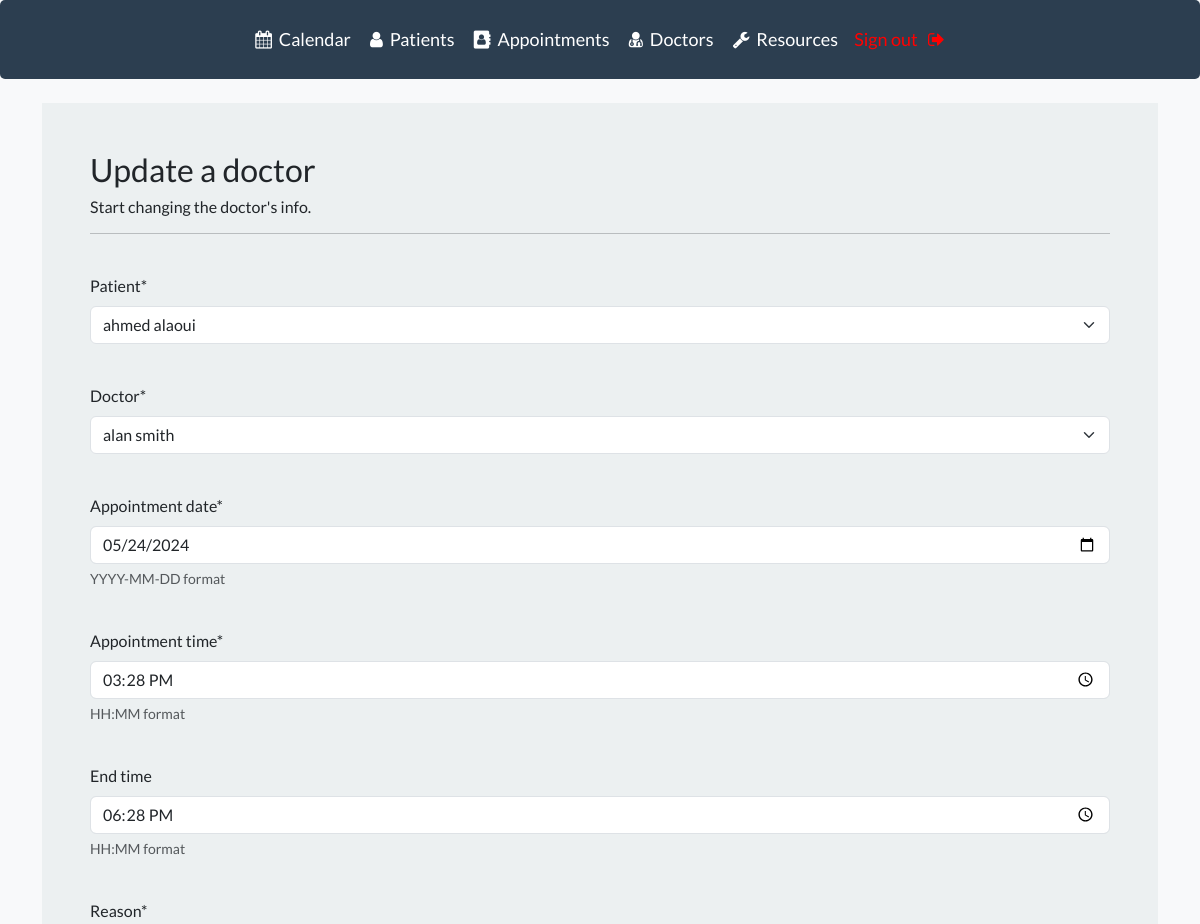
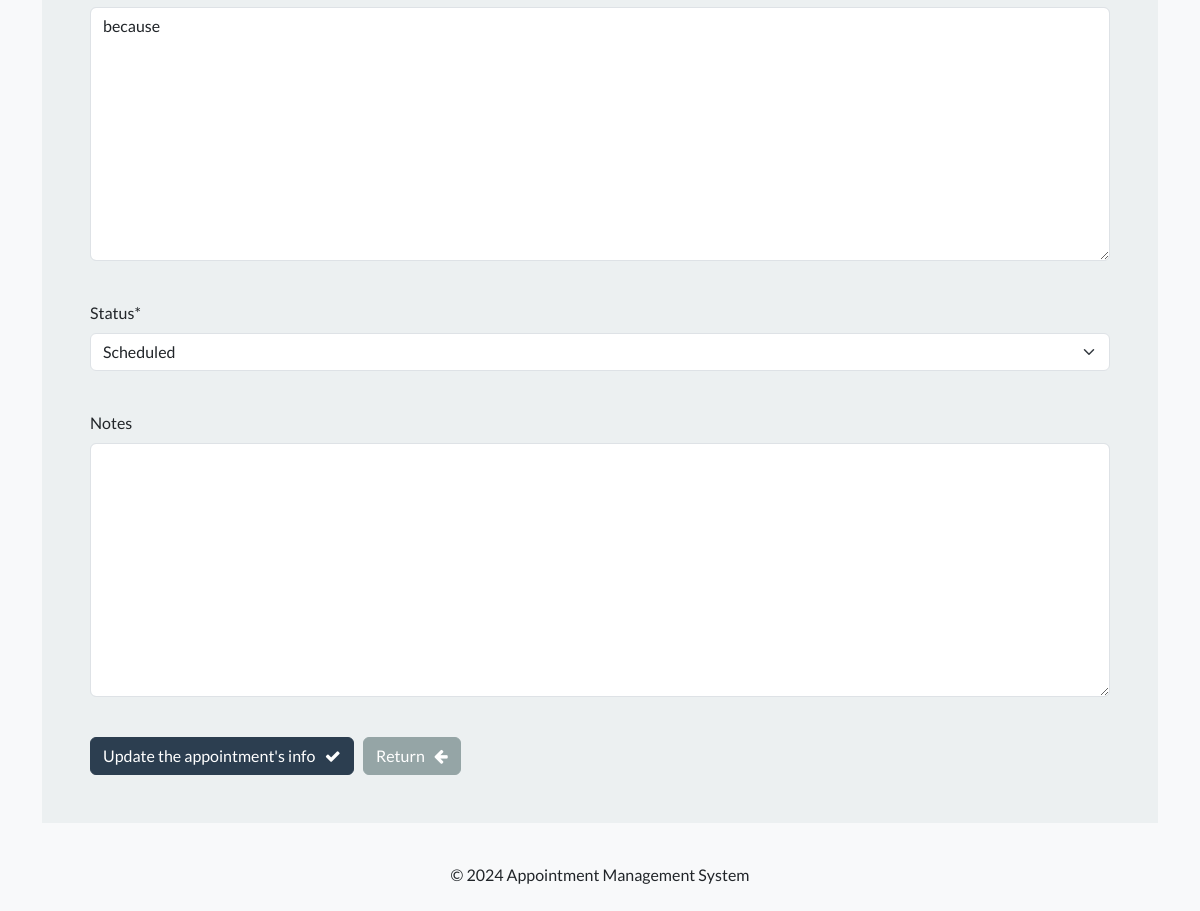
Screenshot of /update-appointment/16 (signed in) with the database file from the repository (2 pictures, top to bottom).
### webapp/models.py (models this page shows, shortened)
class Appointment(models.Model):
    STATUS_CHOICES = [
        ('Scheduled', 'Scheduled'),
        ('Cancelled', 'Cancelled'),
        ('Completed', 'Completed'),
        ('Rescheduled', 'Rescheduled'),
        ('Pending', 'Pending'),
    ]
    user = models.ForeignKey(settings.AUTH_USER_MODEL, on_delete=models.CASCADE)
    patient = models.ForeignKey(Patient, on_delete=models.CASCADE)
    doctor = models.ForeignKey(Doctor, on_delete=models.CASCADE)
    appointment_date = models.DateField(help_text='YYYY-MM-DD format')  # Define the date format
    appointment_time = models.TimeField(help_text='HH:MM format')  # Define the start time format
    end_time = models.TimeField(help_text='HH:MM format', blank=True, null=True)
    reason = models.TextField()
    status = models.CharField(max_length=50, choices=STATUS_CHOICES)
    notes = models.TextField(blank=True, null=True)

### webapp/views.py (the view)
# urls.py: path('update-appointment/<int:pk>', views.update_appointment, name='update-appointment'),
@login_required(login_url='my-login')
def update_appointment(request, pk):
    appointment = get_object_or_404(Appointment, id=pk)
    if appointment.user != request.user:
        return HttpResponseForbidden("You don't have permission to update this appointment.")
    if request.method == 'POST':
        form = UpdateAppointmentForm(request.user, request.POST, instance=appointment)  # Pass request.user as the user argument
        if form.is_valid():
            form.save()
            return redirect('list-appointment')
    else:
        form = UpdateAppointmentForm(request.user, instance=appointment)  # Pass request.user as the user argument
    return render(request, 'webapp/update-appointment.html', {'form': form})

### webapp/forms.py
class UpdateAppointmentForm(forms.ModelForm):
    def __init__(self, user, *args, **kwargs):
        self.user = user
        super(UpdateAppointmentForm, self).__init__(*args, **kwargs)
        super().__init__(*args, **kwargs)
        self.fields['patient'].queryset = Patient.objects.filter(user_id=user)#to only get the patients of the loged in
        self.fields['doctor'].queryset = Doctor.objects.filter(user_id=user)#to only get the doctorss of the loged in
    class Meta:
        model = Appointment
        fields = ['patient', 'doctor', 'appointment_date', 'end_time' , 'appointment_time', 'reason', 'status', 'notes']
        widgets = {
            'appointment_date': forms.DateInput(attrs={'type': 'date'}),
            'appointment_time': forms.TimeInput(attrs={'type': 'time'}),
            'end_time': forms.TimeInput(attrs={'type': 'time'}),
        }

### webapp/models.py (called while the page is built)
    def __str__(self):
        return f"{self.first_name} {self.last_name}"

    def __str__(self):
        return f"{self.first_name} {self.last_name}"

### webapp/templates/webapp/update-appointment.html (shortened to what this page needs)
{% extends 'webapp/base.html' %}
{% load crispy_forms_tags %}
{% block content %}
    <div class="container bg-light shadow-md p-5 form-layout">
        <h3> Update a doctor </h3>
        <h6> Start changing the doctor's info. </h6>
        <hr>
        <br>
        <form method="POST" autocomplete="off">
                {{ form.patient|as_crispy_field }}
            <br>
                {{ form.doctor|as_crispy_field  }}
            <br>
                {{ form.appointment_date |as_crispy_field }}
            <br>
                {{ form.appointment_time|as_crispy_field  }}
            <br>
                {{ form.end_time|as_crispy_field  }}
           <br>
                {{ form.reason|as_crispy_field  }}
            <br>
                {{ form.status|as_crispy_field  }}
            <br>
                {{ form.notes |as_crispy_field }}
            <br>
            <button type="submit" class="btn btn-primary">
                Update the appointment's info &nbsp; <i class="fa fa-check" aria-hidden="true"></i>
            </button>
            <a href="{% url 'list-appointment' %}" class="btn btn-secondary">
                Return &nbsp; <i class="fa fa-arrow-left" aria-hidden="true"></i>
            </a>
        </form>
    </div>
    <br>
{% endblock %}

### static/css/styles.css (style rules this page uses)
body { background-color: #f8f9fa; }

### rows the page displays
Appointment: patient "ahmed alaoui", doctor "alan smith", appointment_date "05/24/2024", appointment_time "15:28:00", end_time "18:28:00", reason "because", status "Scheduled"
